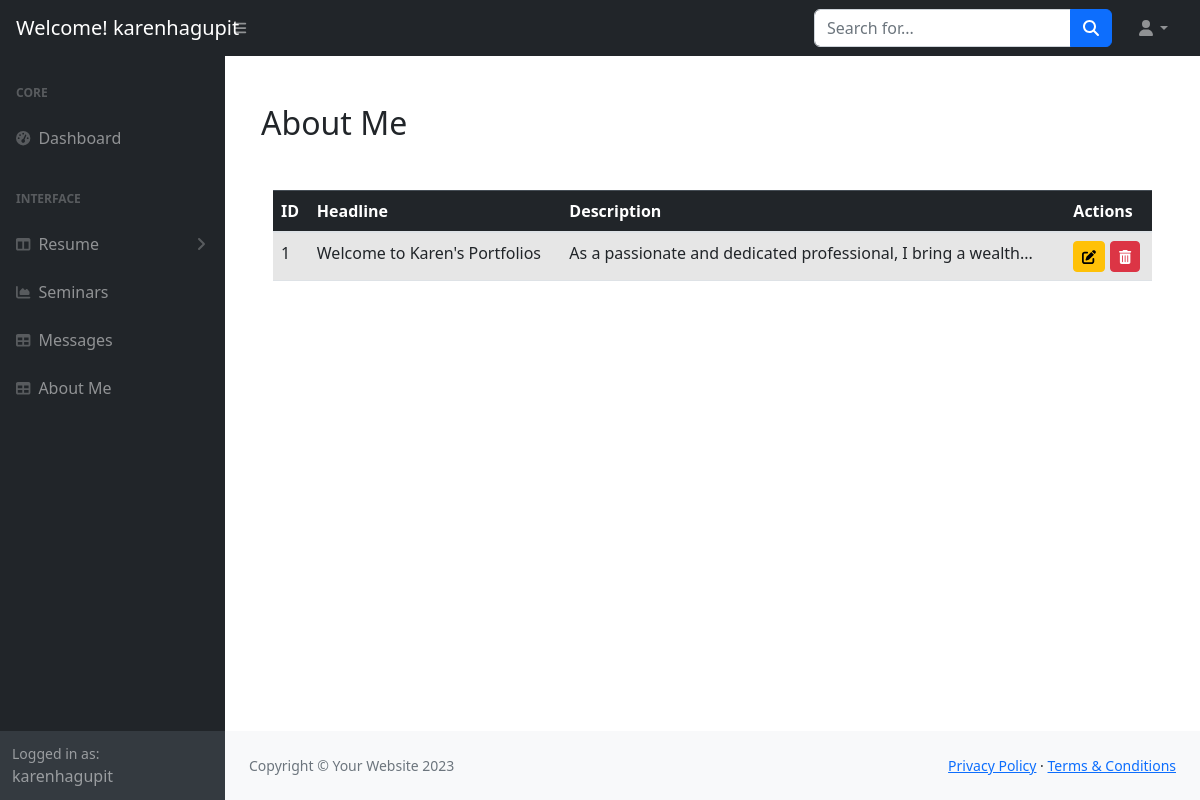
Screenshot of /dashboard/dashboard/dash_about.php (signed in) with the database file from the repository.
### tables this page shows
CREATE TABLE `about` (
  `id` int(11) NOT NULL,
  `headline` varchar(255) NOT NULL,
  `description` text NOT NULL,
  `created_at` timestamp NOT NULL DEFAULT current_timestamp(),
  `updated_at` timestamp NOT NULL DEFAULT current_timestamp() ON UPDATE current_timestamp()
);

### dashboard/dashboard/dash_about.php (the view, shortened to what this page needs)
<?php
$servername = "localhost";
$username = "root";
$password = "";
$dbname = "karensporfolio";
$conn = new mysqli($servername, $username, $password, $dbname);
$sql = "SELECT * FROM about";
$result = $conn->query($sql);
$username = $_SESSION['user'];
?>
<!DOCTYPE html>
<html lang="en">
    <head>
        <link href="https://cdn.jsdelivr.net/npm/simple-datatables@7.1.2/dist/style.min.css" rel="stylesheet" />
        <link rel="stylesheet" href="https://maxcdn.bootstrapcdn.com/bootstrap/4.5.2/css/bootstrap.min.css">
        <link href="css/styles.css" rel="stylesheet" />
    </head>
    <body class="sb-nav-fixed">
        <nav class="sb-topnav navbar navbar-expand navbar-dark bg-dark">
            <a class="navbar-brand ps-3" href="index.html">Welcome! <?php echo htmlspecialchars($username); ?></h1></a>
            <button class="btn btn-link btn-sm order-1 order-lg-0 me-4 me-lg-0" id="sidebarToggle" href="#!"><i class="fas fa-bars"></i></button>
            <form class="d-none d-md-inline-block form-inline ms-auto me-0 me-md-3 my-2 my-md-0">
                <div class="input-group">
                    <input class="form-control" type="text" placeholder="Search for..." aria-label="Search for..." aria-describedby="btnNavbarSearch" />
                    <button class="btn btn-primary" id="btnNavbarSearch" type="button"><i class="fas fa-search"></i></button>
                </div>
            </form>
            <ul class="navbar-nav ms-auto ms-md-0 me-3 me-lg-4">
                <li class="nav-item dropdown">
                    <a class="nav-link dropdown-toggle" id="navbarDropdown" href="#" role="button" data-bs-toggle="dropdown" aria-expanded="false"><i class="fas fa-user fa-fw"></i></a>
                </li>
            </ul>
        </nav>
        <div id="layoutSidenav">
            <div id="layoutSidenav_nav">
                <nav class="sb-sidenav accordion sb-sidenav-dark" id="sidenavAccordion">
                    <div class="sb-sidenav-menu">
                        <div class="nav">
                            <div class="sb-sidenav-menu-heading">Core</div>
                            <a class="nav-link" href="dashboard.php">
                                <div class="sb-nav-link-icon"><i class="fas fa-tachometer-alt"></i></div>
                                Dashboard
                            </a>
                            <div class="sb-sidenav-menu-heading">Interface</div>
                            <a class="nav-link collapsed" href="#" data-bs-toggle="collapse" data-bs-target="#collapseLayouts" aria-expanded="false" aria-controls="collapseLayouts">
                                <div class="sb-nav-link-icon"><i class="fas fa-columns"></i></div>
                                Resume
                                <div class="sb-sidenav-collapse-arrow"><i class="fas fa-angle-down"></i></div>
                            </a>
                            <a class="nav-link" href="dash_seminar.php">
                                <div class="sb-nav-link-icon"><i class="fas fa-chart-area"></i></div>
                                Seminars
                            </a>
                            <a class="nav-link" href="message.php">
                                <div class="sb-nav-link-icon"><i class="fas fa-table"></i></div>
                                Messages
                            </a>
                            <a class="nav-link" href="dash_about.php">
                                <div class="sb-nav-link-icon"><i class="fas fa-table"></i></div>
                                About Me
                            </a>
                        </div>
                    </div>
                    <div class="sb-sidenav-footer">
                        <div class="small">Logged in as:</div>
                        <?php echo htmlspecialchars($username); ?>
                    </div>
                </nav>
            </div>
            <div id="layoutSidenav_content">
                <main>
                    <div class="container-fluid px-4">
                        <div class="container mt-5">
    <h2>About Me</h2>
    <div class="container mt-5">
        <table class="table table-striped table-hover">
            <thead class="table-dark">
                <tr>
                    <th>ID</th>
                    <th>Headline</th>
                    <th>Description</th>
                    <th>Actions</th>
                </tr>
            </thead>
            <tbody>
            <?php
            if ($result->num_rows > 0) {
                while($row = $result->fetch_assoc()) {
                    $description = implode(' ', array_slice(explode(' ', $row["description"]), 0, 10));
                    $headline = implode(' ', array_slice(explode(' ', $row["headline"]), 0, 10));
                    if (str_word_count($row["description"]) > 10) {
                        $description .= '...';
                    }
                    echo "<tr>
                        <td>".htmlspecialchars($row["id"])."</td>
                        <td>".htmlspecialchars($headline)."</td>
                        <td>".htmlspecialchars($description)."</td>
                        <td>
                            <a href='edit_about.php?id=".$row["id"]."' class='btn btn-sm btn-warning'>
                                <i class='fas fa-edit'></i>
                            </a>
                            <a href='delete_about.php?id=".$row["id"]."' class='btn btn-sm btn-danger'>
                                <i class='fas fa-trash-alt'></i>
                            </a>
                        </td>
                    </tr>";
                }
            } else {
                echo "<tr><td colspan='4'>No records found</td></tr>";
            }
            ?>
            </tbody>
        </table>
    </div>
</div>
                </main>
                <footer class="py-4 bg-light mt-auto">
                    <div class="container-fluid px-4">
                        <div class="d-flex align-items-center justify-content-between small">
                            <div class="text-muted">Copyright &copy; Your Website 2023</div>
                            <div>
                                <a href="#">Privacy Policy</a>
                                &middot;
                                <a href="#">Terms &amp; Conditions</a>
                            </div>
                        </div>
                    </div>
                </footer>
            </div>
        </div>
    </body>
</html>

### rows the page displays
about: id "1", headline "Welcome to Karen's Portfolios", description "As a passionate and dedicated professional, I bring a wealth..."

### other values shown
$username "karenhagupit"
